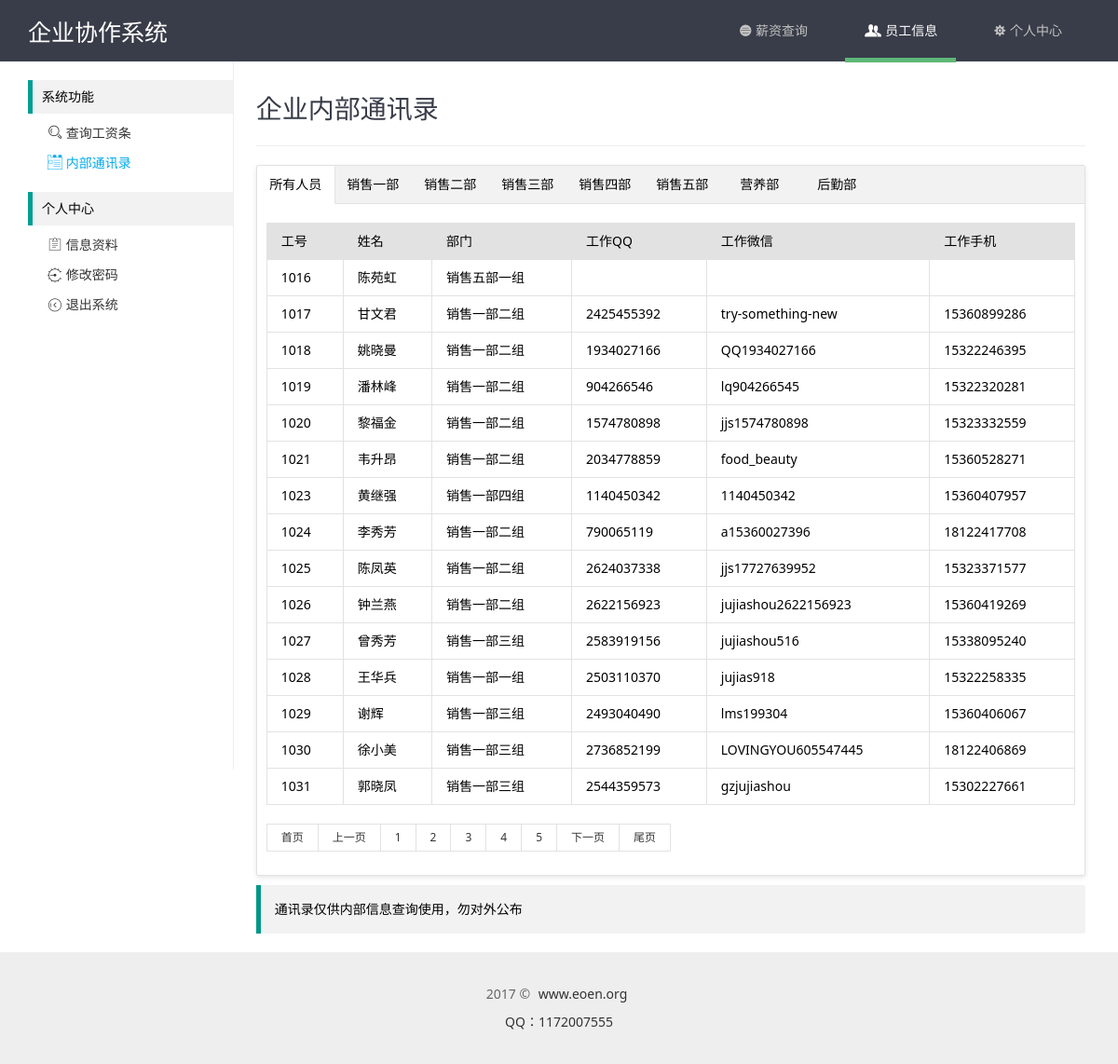
The app's page /users.php?page=2 (signed in) with its own data.
### tables this page shows
CREATE TABLE `hk_depas` (
  `id` int(11) NOT NULL AUTO_INCREMENT,
  `pid` varchar(4) NOT NULL COMMENT '部门排序',
  `did` varchar(4) NOT NULL COMMENT '部门ID',
  `sid` varchar(4) NOT NULL COMMENT '上级部门',
  `name` varchar(64) NOT NULL COMMENT '部门名称',
  `state` int(11) NOT NULL COMMENT '部门状态',
  PRIMARY KEY (`id`)
);

CREATE TABLE `hk_users` (
  `id` int(11) NOT NULL AUTO_INCREMENT,
  `uid` int(4) NOT NULL COMMENT '工号',
  `name` varchar(32) NOT NULL COMMENT '姓名',
  `password` varchar(32) NOT NULL COMMENT '密码',
  `sex` varchar(10) NOT NULL COMMENT '性别',
  `depa` varchar(32) NOT NULL COMMENT '部门',
  `phone` varchar(11) NOT NULL COMMENT '手机',
  `wechat` varchar(32) NOT NULL COMMENT '微信',
  `qq` varchar(32) NOT NULL COMMENT 'QQ',
  `state` int(10) NOT NULL COMMENT '状态',
  PRIMARY KEY (`id`)
);

### xdmin/conn/config.php (called while the page is built, shortened)
<?php
class DB{
	function __construct($dh, $us, $up, $dbn){
		$this->dbHost = $dh;
		$this->userName = $us;
		$this->userPwd = $up;
		$this->dbName = $dbn;
	}
	function query($sql){
		return mysql_query($sql);
	}
	function getAll($sql){
		$row = $this->query($sql);
		while($re = mysql_fetch_assoc($row))
		{
			$arr[] = $re;
		}
		return @$arr;
	}
}
$db = new DB("localhost","root","QVnVRRnJZX4CJwcC","xiezuo");

### users.php (the view, shortened to what this page needs)
<?php
	include "xdmin/conn/config.php";
	include "xdmin/conn/page.php";
	$showrow = 15;
	$curpage = empty($_GET['page'])?1:$_GET['page'];
	$url = "?page={page}";
	$sql = "SELECT * FROM hk_users where state='1'";
	$query = mysql_query($sql);
	$total = mysql_num_rows($query);
	$list = "SELECT * FROM hk_users where state='1' ORDER BY uid limit ".($curpage-1)*$showrow.",{$showrow}";
	$data = $db->getAll($list);
	$depa = "SELECT * FROM hk_depas where sid='' ORDER BY did";
	$pata = $db->getAll($depa);
?>
<!DOCTYPE html PUBLIC "-//W3C//DTD XHTML 1.0 Transitional//EN" "http://www.w3.org/TR/xhtml1/DTD/xhtml1-transitional.dtd">
<html xmlns="http://www.w3.org/1999/xhtml">
<head>
	<link rel="stylesheet" type="text/css" href="common/layui/css/layui.css" media="all">
	<link rel="stylesheet" type="text/css" href="common/global.css" media="all">
	<link rel="stylesheet" type="text/css" href="common/home/css/style.css" media="all">
</head>
<body>
	<?php include "include/sider.php";?>
	<div class="site-content">
		<h1 class="site-h1">企业内部通讯录</h1>
		<div class="layui-tab layui-tab-card">
		  <ul class="layui-tab-title">
			<li class="layui-this">所有人员</li>
			<?php
			foreach($pata as $key=>$val){
				echo'<li>'.$val['name'].'</li>';
			}
			?>
		  </ul>
		  <div class="layui-tab-content">
			<div class="layui-tab-item layui-show">
				<table class="layui-table">
					<thead>
						<tr>
							<th>工号</th>
							<th>姓名</th>
							<th>部门</th>
							<th>工作QQ</th>
							<th>工作微信</th>
							<th>工作手机</th>
						</tr>
					</thead>
					<tbody>
						<?php
						foreach($data as $key=>$val){
							echo'<tr>
								<td>'.$val['uid'].'</td>
								<td>'.$val['name'].'</td>
								<td>';
								$depaid = $val['depa'];
								$depanm = mysql_query("SELECT * FROM hk_depas WHERE did='{$depaid}'");
								if(mysql_num_rows($depanm)){
									while($row = mysql_fetch_array($depanm)) {
										echo $row['name'];
									}
								}echo'
								</td>
								<td>'.$val['qq'].'</td>
								<td>'.$val['wechat'].'</td>
								<td>'.$val['phone'].'</td>
								</tr>';
						}
						?>
					</tbody>
				</table>
				<div id="page" class="page">
					<div class="layui-box layui-laypage layui-laypage-default" id="layui-laypage-0">
						<?php
							if($total>$showrow){
							 $page = new page($total,$showrow,$curpage,$url,2);
							 echo $page->myde_write();
							}
						 ?>
					</div>
				</div>
			</div>
		  </div>
		</div>
		<div class="layui-elem-quote">
			<p>通讯录仅供内部信息查询使用，勿对外公布</p>
		</div>
	</div>
	<?php include "include/footer.php";?>

### common/layui/css/layui.css (style rules this page uses)
blockquote,body,button,dd,div,dl,dt,form,h1,h2,h3,h4,h5,h6,input,li,ol,p,pre,td,textarea,th,ul { margin:0;padding:0;-webkit-tap-highlight-color:rgba(0,0,0,0) }
li { list-style:none }
table { border-collapse:collapse;border-spacing:0 }
h1,h2,h3 { font-size:14px;font-weight:400 }
body { line-height:24px;font:14px Helvetica Neue,Helvetica,PingFang SC,\5FAE\8F6F\96C5\9ED1,Tahoma,Arial,sans-serif }
.layui-box,.layui-box * { -webkit-box-sizing:content-box!important;-moz-box-sizing:content-box!important;box-sizing:content-box!important }
.layui-show { display:block!important }
.layui-elem-quote { margin-bottom:10px;padding:15px;line-height:22px;border-left:5px solid #009688;border-radius:0 2px 2px 0;background-color:#f2f2f2 }
.layui-table { width:100%;margin:10px 0;background-color:#fff }
.layui-table tr { transition:all .3s;-webkit-transition:all .3s }
.layui-table thead tr { background-color:#f2f2f2 }
.layui-table th { text-align:left }
.layui-table td,.layui-table th { padding:9px 15px;min-height:20px;line-height:20px;border:1px solid #e2e2e2;font-size:14px }
.layui-laypage { display:inline-block;*display:inline;*zoom:1;vertical-align:middle;margin:10px 0;font-size:0 }
.layui-nav .layui-nav-item,.layui-tab-title li { display:inline-block;*zoom:1;vertical-align:middle }
.layui-tab { margin:10px 0;overflow:hidden;text-align:left!important }
.layui-fixbar li,.layui-tab-bar,.layui-tab-title li,.layui-util-face ul li { cursor:pointer;text-align:center }
.layui-tab-title { position:relative;left:0;height:40px;white-space:nowrap;font-size:0;border-bottom:1px solid #e2e2e2;transition:all .2s;-webkit-transition:all .2s }
.layui-tab-title li { *display:inline;font-size:14px;transition:all .3s;-webkit-transition:all .3s;position:relative;line-height:40px;min-width:65px;padding:0 10px;border-left: 1px solid rgba(26, 160, 148, 0.3); }
.layui-tab-title .layui-this { color:#000 }
.layui-tab-title .layui-this:after { position:absolute;left:0;top:0;content:'';width:100%;height:41px;border:1px solid #e2e2e2;border-bottom-color:#fff;border-radius:2px 2px 0 0;-webkit-box-sizing:border-box!important;-moz-box-sizing:border-box!important;box-sizing:border-box!important;pointer-events:none }
.layui-tab-item,.layui-util-face .layui-layer-TipsG { display:none }
.layui-tab-content { padding:10px }
.layui-tab-card { border:1px solid #e2e2e2;border-radius:2px;box-shadow:0 2px 5px 0 rgba(0,0,0,.1) }
.layui-tab-card>.layui-tab-title { background-color:#f2f2f2 }
.layui-tab-card>.layui-tab-title li { margin-right:-1px;margin-left:-1px }
.layui-tab-card>.layui-tab-title .layui-this { background-color:#fff }
.layui-tab-card>.layui-tab-title .layui-this:after { border-top:none;border-width:1px;border-bottom-color:#fff }

### common/global.css (style rules this page uses)
body,div,dl,dt,dd,ul,ol,li,h1,h2,h3,h4,h5,h6,pre,code,form,fieldset,legend,input,button,textarea,select,p,blockquote,th,td,span,a { margin:0;padding:0; }
body { font-size:14px;font-family: "微软雅黑","Microsoft YaHei","Microsoft YaHei UI", "Segoe UI", Arial, Verdana, Sans-Serif, sans-serif; }
address, caption, cite, code, dfn, em, strong, th, var { font-style:normal; font-weight:normal; }
ol,ul,li { list-style:none; }
address,button,caption,cite,code,dfn,em,input,optgroup,option,select,strong,textarea,th,var { font:inherit; }
table { border-collapse: collapse;border-spacing: 0; }
thead tr th { background-color: #e2e2e2; }
caption,th { text-align:left; }
h1,h2,h3,h4,h5,h6,a,p,span { font-family: "微软雅黑","Microsoft YaHei","Microsoft YaHei UI","Hiragino Sans GB W3","Segoe UI", Arial, Verdana, Sans-Serif, sans-serif; }

### common/home/css/style.css (style rules this page uses)
.site-tree, .site-content { display: inline-block; vertical-align: top; font-size: 14px; }
.site-content { width: 890px; padding: 20px 0 10px 20px; }
.site-h1 { margin-bottom: 20px; line-height: 60px; padding-bottom: 10px; color: #393D49; border-bottom: 1px solid #eee; font-size: 28px; font-weight: 300; }
.layui-tab-title li { border-left: none; }

### records on screen
hk_depas: name "销售一部"
hk_depas: name "销售二部"
hk_depas: name "销售三部"
hk_depas: name "销售四部"
hk_depas: name "销售五部"
hk_depas: name "营养部"
hk_depas: name "后勤部"
hk_users: uid "1016", name "陈苑虹"
hk_depas: name "销售五部一组"
hk_users: uid "1017", name "甘文君", qq "2425455392", wechat "try-something-new", phone "15360899286"
hk_depas: name "销售一部二组"
hk_users: uid "1018", name "姚晓曼", qq "1934027166", wechat "QQ1934027166", phone "15322246395"
hk_users: uid "1019", name "潘林峰", qq "904266546", wechat "lq904266545", phone "15322320281"
hk_users: uid "1020", name "黎福金", qq "1574780898", wechat "jjs1574780898", phone "15323332559"
hk_users: uid "1021", name "韦升昂", qq "2034778859", wechat "food_beauty", phone "15360528271"
hk_users: uid "1023", name "黄继强", qq "1140450342", wechat "1140450342", phone "15360407957"
hk_depas: name "销售一部四组"
hk_users: uid "1024", name "李秀芳", qq "790065119", wechat "a15360027396", phone "18122417708"
hk_users: uid "1025", name "陈凤英", qq "2624037338", wechat "jjs17727639952", phone "15323371577"
hk_users: uid "1026", name "钟兰燕", qq "2622156923", wechat "jujiashou2622156923", phone "15360419269"
hk_users: uid "1027", name "曾秀芳", qq "2583919156", wechat "jujiashou516", phone "15338095240"
hk_depas: name "销售一部三组"
hk_users: uid "1028", name "王华兵", qq "2503110370", wechat "jujias918", phone "15322258335"
hk_depas: name "销售一部一组"
hk_users: uid "1029", name "谢辉", qq "2493040490", wechat "lms199304", phone "15360406067"
hk_users: uid "1030", name "徐小美", qq "2736852199", wechat "LOVINGYOU605547445", phone "18122406869"
hk_users: uid "1031", name "郭晓凤", qq "2544359573", wechat "gzjujiashou", phone "15302227661"
